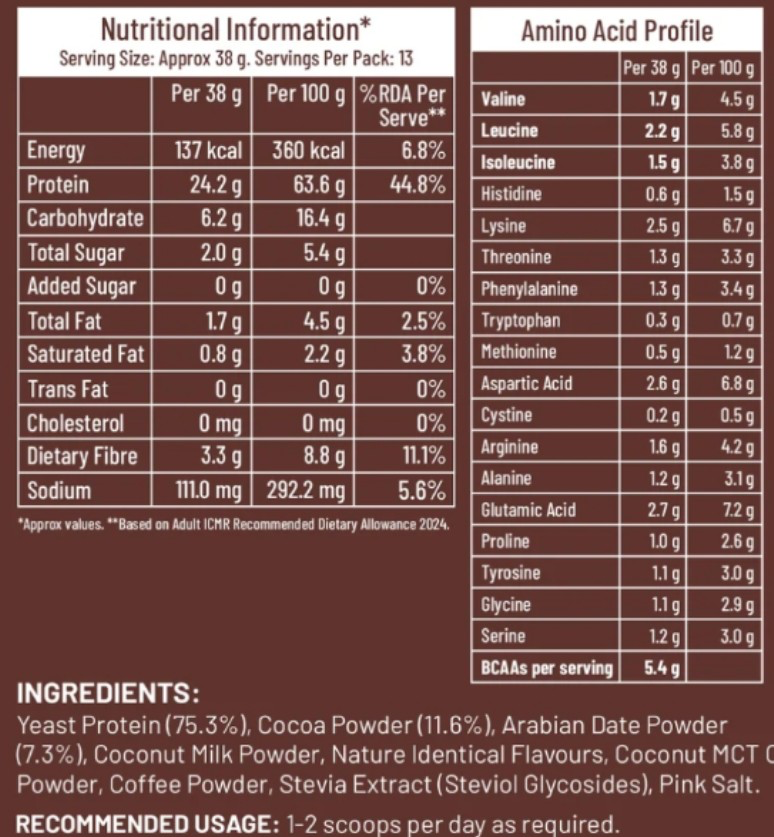
#> input picture backend/input_pdf/image.png, 774 x 837 px
$ python -i step6_ocr_product_image.py   (imports and definitions only)
#> lines starting #> are read from the running program, lines starting #| are printed output that depends on the picture
"""
STEP 6 v4: Controlled multi-pass OCR for product label images.

Strategy:
    - Original OCR = PRIMARY / trusted base
    - Upscaled OCR = recovery source
    - Targeted region OCR = recovery source
    - Additional OCR is only allowed to add words that are
      not already represented by the primary OCR.
    - Avoids the huge duplication seen in v2/v3.

Outputs:
    ocr_text/<name>.txt
    ocr_text/<name>_layout.tsv
"""

import os
import csv
import cv2
import numpy as np
import pytesseract
from PIL import Image, ImageOps


# ---------------------------------------------------------
# CONFIG
# ---------------------------------------------------------

PRODUCT_IMAGE_PATH = "input_product/sample_product_label.png"
OUTPUT_DIR = "ocr_text"
OCR_LANG = "eng"

UPSCALE_FACTOR = 2

# Regions overlap slightly.
REGION_OVERLAP = 0.10

# Maximum distance for considering two detections the same.
DUPLICATE_DISTANCE = 12

MIN_BOX_SIZE = 2


# ---------------------------------------------------------
# IMAGE LOADING
# ---------------------------------------------------------

def load_source_image(image_path: str) -> Image.Image:

    try:
        image = Image.open(image_path)
        image.load()

        image = ImageOps.exif_transpose(image)
        image = image.convert("RGB")

        return image

    except Exception as e:
        raise RuntimeError(
            f"Could not load image for OCR: {e}"
        )


# ---------------------------------------------------------
# IMAGE PREPARATION
# ---------------------------------------------------------

def create_ocr_images(source_image: Image.Image):

    rgb = np.array(source_image)

    # Original image.
    original = rgb

    # 2x upscale.
    upscaled = cv2.resize(
        rgb,
        None,
        fx=UPSCALE_FACTOR,
        fy=UPSCALE_FACTOR,
        interpolation=cv2.INTER_CUBIC,
    )

    # Contrast-enhanced grayscale.
    gray = cv2.cvtColor(
        upscaled,
        cv2.COLOR_RGB2GRAY,
    )

    clahe = cv2.createCLAHE(
        clipLimit=2.0,
        tileGridSize=(8, 8),
    )

    enhanced = clahe.apply(gray)

    return {
        "original": original,
        "upscaled": upscaled,
        "enhanced": enhanced,
    }


# ---------------------------------------------------------
# TESSERACT
# ---------------------------------------------------------

# [33 lines left out: functions safe_confidence, average_confidence, not called in this run]


def run_tesseract(
    image,
    lang="eng",
    psm=6,
):

    return pytesseract.image_to_data(
        image,
        lang=lang,
        config=f"--oem 3 --psm {psm}",
        output_type=pytesseract.Output.DICT,
    )


# ---------------------------------------------------------
# REGIONS
# ---------------------------------------------------------

# [395 lines left out: functions generate_regions, extract_words, normalize_word, center, boxes_overlap, same_word and 3 more, not called in this run]


# ---------------------------------------------------------
# MAIN FUNCTION
# ---------------------------------------------------------

def ocr_product_image(
    image_path: str,
    output_dir: str,
    lang: str = "eng",
):

#> called with image_path = 'input_pdf/image.png', output_dir = 'out.png', lang = 'eng'
    if not os.path.exists(
        image_path
    ):

        raise FileNotFoundError(
            f"Could not find "
            f"'{image_path}'."
        )

    os.makedirs(
        output_dir,
        exist_ok=True,
    )

    base_name = os.path.splitext(
        os.path.basename(image_path)
    )[0]

    # -----------------------------------------------------
    # LOAD
    # -----------------------------------------------------

    source_image = load_source_image(
        image_path
    )
#> in load_source_image, image is the input picture: PIL image 774x837 RGB; mean R, G, B 121.8, 86, 81.3

    original_width, original_height = (
        source_image.size
    )
#> original_width = 774; original_height = 837

    print(
        f"\nOCR image size: "
        f"{original_width} x "
        f"{original_height}"
    )
#| OCR image size: 774 x 837

    # -----------------------------------------------------
    # CREATE OCR IMAGES
    # -----------------------------------------------------

    images = create_ocr_images(
        source_image
    )
#> in create_ocr_images, `gray = cv2.cvtColor( upscaled, cv2.COLOR_RGB2GRAY, )`:
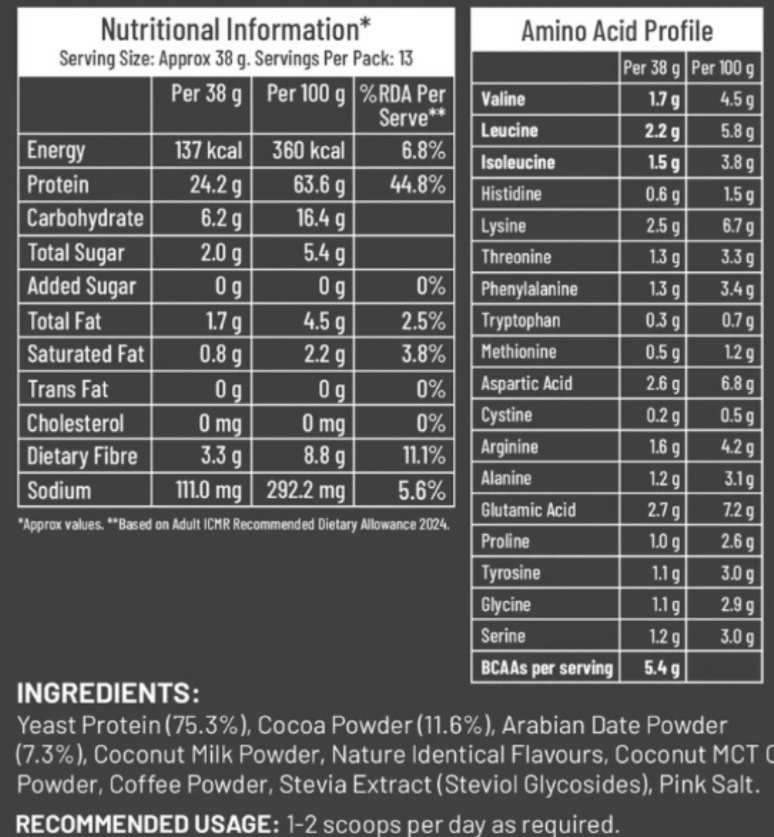
#> gray: shape (1674, 1548) (shown at 1/2 size); min 36, max 255, mean 96.2
#> images = 3 items

    print(
        "OCR images: "
        + ", ".join(
            images.keys()
        )
    )
#| OCR images: original, upscaled, enhanced

    # -----------------------------------------------------
    # PRIMARY OCR
    # -----------------------------------------------------

    print(
        "\n========== PRIMARY OCR =========="
    )

    primary_layout = run_tesseract(
        images["original"],
        lang=lang,
        psm=6,
    )

    primary_confidence = (
        average_confidence(
            primary_layout
        )
    )

    primary_words = extract_words(
        primary_layout,
        0,
        0,
        1,
        "primary",
        "full",
    )

    print(
        f"Primary confidence: "
        f"{primary_confidence:.1f}/100"
    )

    print(
        f"Primary words: "
        f"{len(primary_words)}"
    )

    # -----------------------------------------------------
    # FINAL WORD LIST STARTS WITH PRIMARY OCR.
    # -----------------------------------------------------

    final_words = []

    add_primary_words(
        final_words,
        primary_words,
    )

    # -----------------------------------------------------
    # RECOVERY OCR #1
    # -----------------------------------------------------

    print(
        "\n========== UPSCALE RECOVERY =========="
    )

    upscaled_layout = run_tesseract(
        images["upscaled"],
        lang=lang,
        psm=6,
    )

    upscaled_confidence = (
        average_confidence(
            upscaled_layout
        )
    )

    upscaled_words = extract_words(
        upscaled_layout,
        0,
        0,
        UPSCALE_FACTOR,
        "upscaled",
        "full",
    )

    added = add_recovery_words(
        final_words,
        upscaled_words,
    )

    print(
        f"Upscaled confidence: "
        f"{upscaled_confidence:.1f}/100"
    )

    print(
        f"Upscaled detections: "
        f"{len(upscaled_words)}"
    )

    print(
        f"New words recovered: "
        f"{added}"
    )

    # -----------------------------------------------------
    # RECOVERY OCR #2
    #
    # Enhanced image is only used on sections.
    # -----------------------------------------------------

    print(
        "\n========== REGION RECOVERY =========="
    )

    regions = generate_regions(
        original_width,
        original_height,
    )

    enhanced = images["enhanced"]

    total_region_words = 0
    total_region_added = 0

    for (
        region_name,
        x1,
        y1,
        x2,
        y2,
    ) in regions:

        # Skip the "full" region because the original
        # and upscaled full-image passes already covered it.
        if region_name == "full":
            continue

        ux1 = int(
            x1 * UPSCALE_FACTOR
        )

        uy1 = int(
            y1 * UPSCALE_FACTOR
        )

        ux2 = int(
            x2 * UPSCALE_FACTOR
        )

        uy2 = int(
            y2 * UPSCALE_FACTOR
        )

        crop = enhanced[
            uy1:uy2,
            ux1:ux2
        ]

        if crop.size == 0:
            continue

        layout = run_tesseract(
            crop,
            lang=lang,
            psm=6,
        )

        confidence = (
            average_confidence(
                layout
            )
        )

        region_words = extract_words(
            layout,
            x1,
            y1,
            UPSCALE_FACTOR,
            "enhanced",
            region_name,
        )

        added = add_recovery_words(
            final_words,
            region_words,
        )

        total_region_words += (
            len(region_words)
        )

        total_region_added += added

        print(
            f"{region_name}: "
            f"{len(region_words)} detections, "
            f"{confidence:.1f} confidence, "
            f"{added} new"
        )

    # -----------------------------------------------------
    # FINAL DEDUPLICATION
    #
    # This is mostly a safety net because recovery words
    # were already checked before being added.
    # -----------------------------------------------------

    print(
        "\n========== FINAL MERGE =========="
    )

    print(
        f"Primary words: "
        f"{len(primary_words)}"
    )

    print(
        f"New from upscale: "
        f"{added if 'added' in locals() else 0}"
    )

    print(
        f"Region detections: "
        f"{total_region_words}"
    )

    print(
        f"Region words recovered: "
        f"{total_region_added}"
    )

    # -----------------------------------------------------
    # Build final text.
    # -----------------------------------------------------

    text = build_text(
        final_words
    )

    text_path = os.path.join(
        output_dir,
        f"{base_name}.txt"
    )

    with open(
        text_path,
        "w",
        encoding="utf-8",
    ) as f:

        f.write(text)

    # -----------------------------------------------------
    # SAVE LAYOUT
    # -----------------------------------------------------

    layout_path = os.path.join(
        output_dir,
        f"{base_name}_layout.tsv"
    )

    with open(
        layout_path,
        "w",
        encoding="utf-8",
        newline="",
    ) as f:

        writer = csv.writer(
            f,
            delimiter="\t",
        )

        writer.writerow([
            "word",
            "left",
            "top",
            "width",
            "height",
            "confidence",
        ])

        for word in sorted(
            final_words,
            key=lambda x: (
                x["top"],
                x["left"],
            )
        ):

            writer.writerow([
                word["word"],
                word["left"],
                word["top"],
                word["width"],
                word["height"],
                f"{word['confidence']:.1f}",
            ])

    # -----------------------------------------------------
    # STATISTICS
    # -----------------------------------------------------

    confidences = [
        word["confidence"]
        for word in final_words
        if word["confidence"] >= 0
    ]

    avg_confidence = (
        sum(confidences)
        / len(confidences)
        if confidences
        else 0.0
    )

    low_confidence = sum(
        1
        for word in final_words
        if (
            0 <= word["confidence"] < 50
        )
    )

    # -----------------------------------------------------
    # OUTPUT
    # -----------------------------------------------------

    print(
        f"\nSaved plain text -> "
        f"{text_path} "
        f"({len(text.strip())} characters)"
    )

    print(
        f"Saved layout data -> "
        f"{layout_path} "
        f"({len(final_words)} words)"
    )

    print(
        f"\nFinal average confidence: "
        f"{avg_confidence:.1f}/100"
    )

    print(
        f"Low-confidence words (<50): "
        f"{low_confidence}"
    )

    print(
        "\n========== OCR PREVIEW =========="
    )

    print(
        text[:5000]
    )

    print(
        "=================================\n"
    )

    return (
        text_path,
        layout_path,
    )

#> (the run stopped early here; a loop or call above may not have finished)
